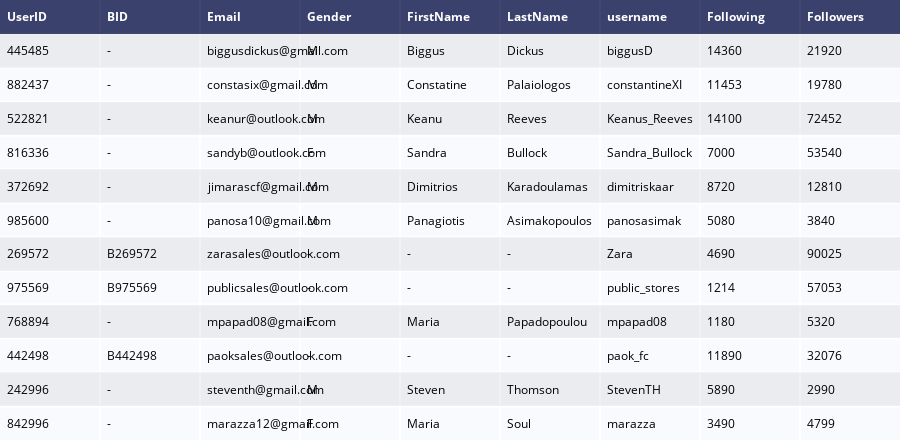

Notebook source saved alongside this figure:
### Code cell
from plotly.figure_factory import create_table
import plotly.express as px

table_user = create_table(user.head(12))
py.iplot(table_user)

### Figure 1 — Plotly figure (JSON) as saved in the notebook; plotly's stock layout.template omitted (floating-point values rounded to 4 significant figures)
{"data": [{"colorscale": [[0, "#00083e"], [0.5, "#ededee"], [1, "#ffffff"]], "hoverinfo": "none", "opacity": 0.75, "showscale": false, "type": "heatmap", "z": [[0, 0, 0, 0, 0, 0, 0, 0, 0], [0.5, 0.5, 0.5, 0.5, 0.5, 0.5, 0.5, 0.5, 0.5], [1, 1, 1, 1, 1, 1, 1, 1, 1], [0.5, 0.5, 0.5, 0.5, 0.5, 0.5, 0.5, 0.5, 0.5], [1, 1, 1, 1, 1, 1, 1, 1, 1], [0.5, 0.5, 0.5, 0.5, 0.5, 0.5, 0.5, 0.5, 0.5], [1, 1, 1, 1, 1, 1, 1, 1, 1], [0.5, 0.5, 0.5, 0.5, 0.5, 0.5, 0.5, 0.5, 0.5], [1, 1, 1, 1, 1, 1, 1, 1, 1], [0.5, 0.5, 0.5, 0.5, 0.5, 0.5, 0.5, 0.5, 0.5], [1, 1, 1, 1, 1, 1, 1, 1, 1], [0.5, 0.5, 0.5, 0.5, 0.5, 0.5, 0.5, 0.5, 0.5], [1, 1, 1, 1, 1, 1, 1, 1, 1]]}], "layout": {"annotations": [{"align": "left", "font": {"color": "#ffffff"}, "showarrow": false, "text": "<b>UserID</b>", "x": -0.45, "xanchor": "left", "xref": "x", "y": 0, "yref": "y"}, {"align": "left", "font": {"color": "#ffffff"}, "showarrow": false, "text": "<b>BID</b>", "x": 0.55, "xanchor": "left", "xref": "x", "y": 0, "yref": "y"}, {"align": "left", "font": {"color": "#ffffff"}, "showarrow": false, "text": "<b>Email</b>", "x": 1.55, "xanchor": "left", "xref": "x", "y": 0, "yref": "y"}, {"align": "left", "font": {"color": "#ffffff"}, "showarrow": false, "text": "<b>Gender</b>", "x": 2.55, "xanchor": "left", "xref": "x", "y": 0, "yref": "y"}, {"align": "left", "font": {"color": "#ffffff"}, "showarrow": false, "text": "<b>FirstName</b>", "x": 3.55, "xanchor": "left", "xref": "x", "y": 0, "yref": "y"}, {"align": "left", "font": {"color": "#ffffff"}, "showarrow": false, "text": "<b>LastName</b>", "x": 4.55, "xanchor": "left", "xref": "x", "y": 0, "yref": "y"}, {"align": "left", "font": {"color": "#ffffff"}, "showarrow": false, "text": "<b>username</b>", "x": 5.55, "xanchor": "left", "xref": "x", "y": 0, "yref": "y"}, {"align": "left", "font": {"color": "#ffffff"}, "showarrow": false, "text": "<b>Following</b>", "x": 6.55, "xanchor": "left", "xref": "x", "y": 0, "yref": "y"}, {"align": "left", "font": {"color": "#ffffff"}, "showarrow": false, "text": "<b>Followers</b>", "x": 7.55, "xanchor": "left", "xref": "x", "y": 0, "yref": "y"}, {"align": "left", "font": {"color": "#000000"}, "showarrow": false, "text": "445485", "x": -0.45, "xanchor": "left", "xref": "x", "y": 1, "yref": "y"}, {"align": "left", "font": {"color": "#000000"}, "showarrow": false, "text": "-", "x": 0.55, "xanchor": "left", "xref": "x", "y": 1, "yref": "y"}, {"align": "left", "font": {"color": "#000000"}, "showarrow": false, "text": "biggusdickus@gmail.com", "x": 1.55, "xanchor": "left", "xref": "x", "y": 1, "yref": "y"}, {"align": "left", "font": {"color": "#000000"}, "showarrow": false, "text": "M", "x": 2.55, "xanchor": "left", "xref": "x", "y": 1, "yref": "y"}, {"align": "left", "font": {"color": "#000000"}, "showarrow": false, "text": "Biggus", "x": 3.55, "xanchor": "left", "xref": "x", "y": 1, "yref": "y"}, {"align": "left", "font": {"color": "#000000"}, "showarrow": false, "text": "Dickus", "x": 4.55, "xanchor": "left", "xref": "x", "y": 1, "yref": "y"}, {"align": "left", "font": {"color": "#000000"}, "showarrow": false, "text": "biggusD", "x": 5.55, "xanchor": "left", "xref": "x", "y": 1, "yref": "y"}, {"align": "left", "font": {"color": "#000000"}, "showarrow": false, "text": "14360", "x": 6.55, "xanchor": "left", "xref": "x", "y": 1, "yref": "y"}, {"align": "left", "font": {"color": "#000000"}, "showarrow": false, "text": "21920", "x": 7.55, "xanchor": "left", "xref": "x", "y": 1, "yref": "y"}, {"align": "left", "font": {"color": "#000000"}, "showarrow": false, "text": "882437", "x": -0.45, "xanchor": "left", "xref": "x", "y": 2, "yref": "y"}, {"align": "left", "font": {"color": "#000000"}, "showarrow": false, "text": "-", "x": 0.55, "xanchor": "left", "xref": "x", "y": 2, "yref": "y"}, {"align": "left", "font": {"color": "#000000"}, "showarrow": false, "text": "constasix@gmail.com", "x": 1.55, "xanchor": "left", "xref": "x", "y": 2, "yref": "y"}, {"align": "left", "font": {"color": "#000000"}, "showarrow": false, "text": "M", "x": 2.55, "xanchor": "left", "xref": "x", "y": 2, "yref": "y"}, {"align": "left", "font": {"color": "#000000"}, "showarrow": false, "text": "Constatine", "x": 3.55, "xanchor": "left", "xref": "x", "y": 2, "yref": "y"}, {"align": "left", "font": {"color": "#000000"}, "showarrow": false, "text": "Palaiologos", "x": 4.55, "xanchor": "left", "xref": "x", "y": 2, "yref": "y"}, {"align": "left", "font": {"color": "#000000"}, "showarrow": false, "text": "constantineXI", "x": 5.55, "xanchor": "left", "xref": "x", "y": 2, "yref": "y"}, {"align": "left", "font": {"color": "#000000"}, "showarrow": false, "text": "11453", "x": 6.55, "xanchor": "left", "xref": "x", "y": 2, "yref": "y"}, {"align": "left", "font": {"color": "#000000"}, "showarrow": false, "text": "19780", "x": 7.55, "xanchor": "left", "xref": "x", "y": 2, "yref": "y"}, {"align": "left", "font": {"color": "#000000"}, "showarrow": false, "text": "522821", "x": -0.45, "xanchor": "left", "xref": "x", "y": 3, "yref": "y"}, {"align": "left", "font": {"color": "#000000"}, "showarrow": false, "text": "-", "x": 0.55, "xanchor": "left", "xref": "x", "y": 3, "yref": "y"}, {"align": "left", "font": {"color": "#000000"}, "showarrow": false, "text": "keanur@outlook.com", "x": 1.55, "xanchor": "left", "xref": "x", "y": 3, "yref": "y"}, {"align": "left", "font": {"color": "#000000"}, "showarrow": false, "text": "M", "x": 2.55, "xanchor": "left", "xref": "x", "y": 3, "yref": "y"}, {"align": "left", "font": {"color": "#000000"}, "showarrow": false, "text": "Keanu", "x": 3.55, "xanchor": "left", "xref": "x", "y": 3, "yref": "y"}, {"align": "left", "font": {"color": "#000000"}, "showarrow": false, "text": "Reeves", "x": 4.55, "xanchor": "left", "xref": "x", "y": 3, "yref": "y"}, {"align": "left", "font": {"color": "#000000"}, "showarrow": false, "text": "Keanus_Reeves", "x": 5.55, "xanchor": "left", "xref": "x", "y": 3, "yref": "y"}, {"align": "left", "font": {"color": "#000000"}, "showarrow": false, "text": "14100", "x": 6.55, "xanchor": "left", "xref": "x", "y": 3, "yref": "y"}, {"align": "left", "font": {"color": "#000000"}, "showarrow": false, "text": "72452", "x": 7.55, "xanchor": "left", "xref": "x", "y": 3, "yref": "y"}, {"align": "left", "font": {"color": "#000000"}, "showarrow": false, "text": "816336", "x": -0.45, "xanchor": "left", "xref": "x", "y": 4, "yref": "y"}, {"align": "left", "font": {"color": "#000000"}, "showarrow": false, "text": "-", "x": 0.55, "xanchor": "left", "xref": "x", "y": 4, "yref": "y"}, {"align": "left", "font": {"color": "#000000"}, "showarrow": false, "text": "sandyb@outlook.com", "x": 1.55, "xanchor": "left", "xref": "x", "y": 4, "yref": "y"}, {"align": "left", "font": {"color": "#000000"}, "showarrow": false, "text": "F", "x": 2.55, "xanchor": "left", "xref": "x", "y": 4, "yref": "y"}, {"align": "left", "font": {"color": "#000000"}, "showarrow": false, "text": "Sandra", "x": 3.55, "xanchor": "left", "xref": "x", "y": 4, "yref": "y"}, {"align": "left", "font": {"color": "#000000"}, "showarrow": false, "text": "Bullock", "x": 4.55, "xanchor": "left", "xref": "x", "y": 4, "yref": "y"}, {"align": "left", "font": {"color": "#000000"}, "showarrow": false, "text": "Sandra_Bullock", "x": 5.55, "xanchor": "left", "xref": "x", "y": 4, "yref": "y"}, {"align": "left", "font": {"color": "#000000"}, "showarrow": false, "text": "7000", "x": 6.55, "xanchor": "left", "xref": "x", "y": 4, "yref": "y"}, {"align": "left", "font": {"color": "#000000"}, "showarrow": false, "text": "53540", "x": 7.55, "xanchor": "left", "xref": "x", "y": 4, "yref": "y"}, {"align": "left", "font": {"color": "#000000"}, "showarrow": false, "text": "372692", "x": -0.45, "xanchor": "left", "xref": "x", "y": 5, "yref": "y"}, {"align": "left", "font": {"color": "#000000"}, "showarrow": false, "text": "-", "x": 0.55, "xanchor": "left", "xref": "x", "y": 5, "yref": "y"}, {"align": "left", "font": {"color": "#000000"}, "showarrow": false, "text": "jimarascf@gmail.com", "x": 1.55, "xanchor": "left", "xref": "x", "y": 5, "yref": "y"}, {"align": "left", "font": {"color": "#000000"}, "showarrow": false, "text": "M", "x": 2.55, "xanchor": "left", "xref": "x", "y": 5, "yref": "y"}, {"align": "left", "font": {"color": "#000000"}, "showarrow": false, "text": "Dimitrios", "x": 3.55, "xanchor": "left", "xref": "x", "y": 5, "yref": "y"}, {"align": "left", "font": {"color": "#000000"}, "showarrow": false, "text": "Karadoulamas", "x": 4.55, "xanchor": "left", "xref": "x", "y": 5, "yref": "y"}, {"align": "left", "font": {"color": "#000000"}, "showarrow": false, "text": "dimitriskaar", "x": 5.55, "xanchor": "left", "xref": "x", "y": 5, "yref": "y"}, {"align": "left", "font": {"color": "#000000"}, "showarrow": false, "text": "8720", "x": 6.55, "xanchor": "left", "xref": "x", "y": 5, "yref": "y"}, {"align": "left", "font": {"color": "#000000"}, "showarrow": false, "text": "12810", "x": 7.55, "xanchor": "left", "xref": "x", "y": 5, "yref": "y"}, {"align": "left", "font": {"color": "#000000"}, "showarrow": false, "text": "985600", "x": -0.45, "xanchor": "left", "xref": "x", "y": 6, "yref": "y"}, {"align": "left", "font": {"color": "#000000"}, "showarrow": false, "text": "-", "x": 0.55, "xanchor": "left", "xref": "x", "y": 6, "yref": "y"}, {"align": "left", "font": {"color": "#000000"}, "showarrow": false, "text": "panosa10@gmail.com", "x": 1.55, "xanchor": "left", "xref": "x", "y": 6, "yref": "y"}, {"align": "left", "font": {"color": "#000000"}, "showarrow": false, "text": "M", "x": 2.55, "xanchor": "left", "xref": "x", "y": 6, "yref": "y"}, {"align": "left", "font": {"color": "#000000"}, "showarrow": false, "text": "Panagiotis", "x": 3.55, "xanchor": "left", "xref": "x", "y": 6, "yref": "y"}, {"align": "left", "font": {"color": "#000000"}, "showarrow": false, "text": "Asimakopoulos", "x": 4.55, "xanchor": "left", "xref": "x", "y": 6, "yref": "y"}, {"align": "left", "font": {"color": "#000000"}, "showarrow": false, "text": "panosasimak", "x": 5.55, "xanchor": "left", "xref": "x", "y": 6, "yref": "y"}, {"align": "left", "font": {"color": "#000000"}, "showarrow": false, "text": "5080", "x": 6.55, "xanchor": "left", "xref": "x", "y": 6, "yref": "y"}, {"align": "left", "font": {"color": "#000000"}, "showarrow": false, "text": "3840", "x": 7.55, "xanchor": "left", "xref": "x", "y": 6, "yref": "y"}, {"align": "left", "font": {"color": "#000000"}, "showarrow": false, "text": "269572", "x": -0.45, "xanchor": "left", "xref": "x", "y": 7, "yref": "y"}, {"align": "left", "font": {"color": "#000000"}, "showarrow": false, "text": "B269572", "x": 0.55, "xanchor": "left", "xref": "x", "y": 7, "yref": "y"}, {"align": "left", "font": {"color": "#000000"}, "showarrow": false, "text": "zarasales@outlook.com", "x": 1.55, "xanchor": "left", "xref": "x", "y": 7, "yref": "y"}, {"align": "left", "font": {"color": "#000000"}, "showarrow": false, "text": "-", "x": 2.55, "xanchor": "left", "xref": "x", "y": 7, "yref": "y"}, {"align": "left", "font": {"color": "#000000"}, "showarrow": false, "text": "-", "x": 3.55, "xanchor": "left", "xref": "x", "y": 7, "yref": "y"}, {"align": "left", "font": {"color": "#000000"}, "showarrow": false, "text": "-", "x": 4.55, "xanchor": "left", "xref": "x", "y": 7, "yref": "y"}, {"align": "left", "font": {"color": "#000000"}, "showarrow": false, "text": "Zara", "x": 5.55, "xanchor": "left", "xref": "x", "y": 7, "yref": "y"}, {"align": "left", "font": {"color": "#000000"}, "showarrow": false, "text": "4690", "x": 6.55, "xanchor": "left", "xref": "x", "y": 7, "yref": "y"}, {"align": "left", "font": {"color": "#000000"}, "showarrow": false, "text": "90025", "x": 7.55, "xanchor": "left", "xref": "x", "y": 7, "yref": "y"}, {"align": "left", "font": {"color": "#000000"}, "showarrow": false, "text": "975569", "x": -0.45, "xanchor": "left", "xref": "x", "y": 8, "yref": "y"}, {"align": "left", "font": {"color": "#000000"}, "showarrow": false, "text": "B975569", "x": 0.55, "xanchor": "left", "xref": "x", "y": 8, "yref": "y"}, {"align": "left", "font": {"color": "#000000"}, "showarrow": false, "text": "publicsales@outlook.com", "x": 1.55, "xanchor": "left", "xref": "x", "y": 8, "yref": "y"}, {"align": "left", "font": {"color": "#000000"}, "showarrow": false, "text": "-", "x": 2.55, "xanchor": "left", "xref": "x", "y": 8, "yref": "y"}, {"align": "left", "font": {"color": "#000000"}, "showarrow": false, "text": "-", "x": 3.55, "xanchor": "left", "xref": "x", "y": 8, "yref": "y"}, {"align": "left", "font": {"color": "#000000"}, "showarrow": false, "text": "-", "x": 4.55, "xanchor": "left", "xref": "x", "y": 8, "yref": "y"}, {"align": "left", "font": {"color": "#000000"}, "showarrow": false, "text": "public_stores", "x": 5.55, "xanchor": "left", "xref": "x", "y": 8, "yref": "y"}, {"align": "left", "font": {"color": "#000000"}, "showarrow": false, "text": "1214", "x": 6.55, "xanchor": "left", "xref": "x", "y": 8, "yref": "y"}, {"align": "left", "font": {"color": "#000000"}, "showarrow": false, "text": "57053", "x": 7.55, "xanchor": "left", "xref": "x", "y": 8, "yref": "y"}, {"align": "left", "font": {"color": "#000000"}, "showarrow": false, "text": "768894", "x": -0.45, "xanchor": "left", "xref": "x", "y": 9, "yref": "y"}, {"align": "left", "font": {"color": "#000000"}, "showarrow": false, "text": "-", "x": 0.55, "xanchor": "left", "xref": "x", "y": 9, "yref": "y"}, {"align": "left", "font": {"color": "#000000"}, "showarrow": false, "text": "mpapad08@gmail.com", "x": 1.55, "xanchor": "left", "xref": "x", "y": 9, "yref": "y"}, {"align": "left", "font": {"color": "#000000"}, "showarrow": false, "text": "F", "x": 2.55, "xanchor": "left", "xref": "x", "y": 9, "yref": "y"}, {"align": "left", "font": {"color": "#000000"}, "showarrow": false, "text": "Maria", "x": 3.55, "xanchor": "left", "xref": "x", "y": 9, "yref": "y"}, {"align": "left", "font": {"color": "#000000"}, "showarrow": false, "text": "Papadopoulou", "x": 4.55, "xanchor": "left", "xref": "x", "y": 9, "yref": "y"}, {"align": "left", "font": {"color": "#000000"}, "showarrow": false, "text": "mpapad08", "x": 5.55, "xanchor": "left", "xref": "x", "y": 9, "yref": "y"}, {"align": "left", "font": {"color": "#000000"}, "showarrow": false, "text": "1180", "x": 6.55, "xanchor": "left", "xref": "x", "y": 9, "yref": "y"}, {"align": "left", "font": {"color": "#000000"}, "showarrow": false, "text": "5320", "x": 7.55, "xanchor": "left", "xref": "x", "y": 9, "yref": "y"}, {"align": "left", "font": {"color": "#000000"}, "showarrow": false, "text": "442498", "x": -0.45, "xanchor": "left", "xref": "x", "y": 10, "yref": "y"}, {"align": "left", "font": {"color": "#000000"}, "showarrow": false, "text": "B442498", "x": 0.55, "xanchor": "left", "xref": "x", "y": 10, "yref": "y"}, {"align": "left", "font": {"color": "#000000"}, "showarrow": false, "text": "paoksales@outlook.com", "x": 1.55, "xanchor": "left", "xref": "x", "y": 10, "yref": "y"}, {"align": "left", "font": {"color": "#000000"}, "showarrow": false, "text": "-", "x": 2.55, "xanchor": "left", "xref": "x", "y": 10, "yref": "y"}, {"align": "left", "font": {"color": "#000000"}, "showarrow": false, "text": "-", "x": 3.55, "xanchor": "left", "xref": "x", "y": 10, "yref": "y"}, {"align": "left", "font": {"color": "#000000"}, "showarrow": false, "text": "-", "x": 4.55, "xanchor": "left", "xref": "x", "y": 10, "yref": "y"}, {"align": "left", "font": {"color": "#000000"}, "showarrow": false, "text": "paok_fc", "x": 5.55, "xanchor": "left", "xref": "x", "y": 10, "yref": "y"}, {"align": "left", "font": {"color": "#000000"}, "showarrow": false, "text": "11890", "x": 6.55, "xanchor": "left", "xref": "x", "y": 10, "yref": "y"}, {"align": "left", "font": {"color": "#000000"}, "showarrow": false, "text": "32076", "x": 7.55, "xanchor": "left", "xref": "x", "y": 10, "yref": "y"}, {"align": "left", "font": {"color": "#000000"}, "showarrow": false, "text": "242996", "x": -0.45, "xanchor": "left", "xref": "x", "y": 11, "yref": "y"}, {"align": "left", "font": {"color": "#000000"}, "showarrow": false, "text": "-", "x": 0.55, "xanchor": "left", "xref": "x", "y": 11, "yref": "y"}, {"align": "left", "font": {"color": "#000000"}, "showarrow": false, "text": "steventh@gmail.com", "x": 1.55, "xanchor": "left", "xref": "x", "y": 11, "yref": "y"}, {"align": "left", "font": {"color": "#000000"}, "showarrow": false, "text": "M", "x": 2.55, "xanchor": "left", "xref": "x", "y": 11, "yref": "y"}, {"align": "left", "font": {"color": "#000000"}, "showarrow": false, "text": "Steven", "x": 3.55, "xanchor": "left", "xref": "x", "y": 11, "yref": "y"}, {"align": "left", "font": {"color": "#000000"}, "showarrow": false, "text": "Thomson", "x": 4.55, "xanchor": "left", "xref": "x", "y": 11, "yref": "y"}, {"align": "left", "font": {"color": "#000000"}, "showarrow": false, "text": "StevenTH", "x": 5.55, "xanchor": "left", "xref": "x", "y": 11, "yref": "y"}, {"align": "left", "font": {"color": "#000000"}, "showarrow": false, "text": "5890", "x": 6.55, "xanchor": "left", "xref": "x", "y": 11, "yref": "y"}, {"align": "left", "font": {"color": "#000000"}, "showarrow": false, "text": "2990", "x": 7.55, "xanchor": "left", "xref": "x", "y": 11, "yref": "y"}, {"align": "left", "font": {"color": "#000000"}, "showarrow": false, "text": "842996", "x": -0.45, "xanchor": "left", "xref": "x", "y": 12, "yref": "y"}, {"align": "left", "font": {"color": "#000000"}, "showarrow": false, "text": "-", "x": 0.55, "xanchor": "left", "xref": "x", "y": 12, "yref": "y"}, {"align": "left", "font": {"color": "#000000"}, "showarrow": false, "text": "marazza12@gmail.com", "x": 1.55, "xanchor": "left", "xref": "x", "y": 12, "yref": "y"}, {"align": "left", "font": {"color": "#000000"}, "showarrow": false, "text": "F", "x": 2.55, "xanchor": "left", "xref": "x", "y": 12, "yref": "y"}, {"align": "left", "font": {"color": "#000000"}, "showarrow": false, "text": "Maria", "x": 3.55, "xanchor": "left", "xref": "x", "y": 12, "yref": "y"}, {"align": "left", "font": {"color": "#000000"}, "showarrow": false, "text": "Soul", "x": 4.55, "xanchor": "left", "xref": "x", "y": 12, "yref": "y"}, {"align": "left", "font": {"color": "#000000"}, "showarrow": false, "text": "marazza", "x": 5.55, "xanchor": "left", "xref": "x", "y": 12, "yref": "y"}, {"align": "left", "font": {"color": "#000000"}, "showarrow": false, "text": "3490", "x": 6.55, "xanchor": "left", "xref": "x", "y": 12, "yref": "y"}, {"align": "left", "font": {"color": "#000000"}, "showarrow": false, "text": "4799", "x": 7.55, "xanchor": "left", "xref": "x", "y": 12, "yref": "y"}], "height": 440, "margin": {"b": 0, "l": 0, "r": 0, "t": 0}, "xaxis": {"dtick": 1, "gridwidth": 2, "showticklabels": false, "tick0": -0.5, "ticks": "", "zeroline": false}, "yaxis": {"autorange": "reversed", "dtick": 1, "gridwidth": 2, "showticklabels": false, "tick0": 0.5, "ticks": "", "zeroline": false}}}
